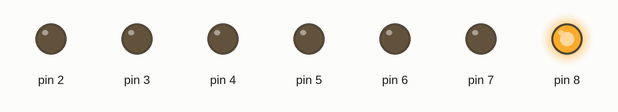
This sketch was run on a simulated Arduino Uno, built with avr-gcc and run on an emulated ATmega328P. On the bench: output pins drawn as LEDs (lit = HIGH).

Above: at 0.5 s.
At 2.5 s:
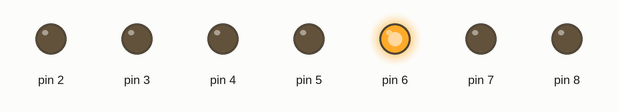
At 3.5 s:
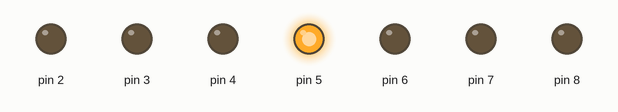
At 4.5 s:
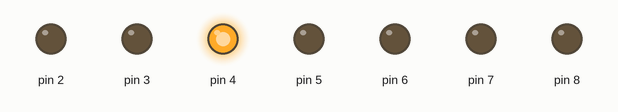
At 6.5 s:
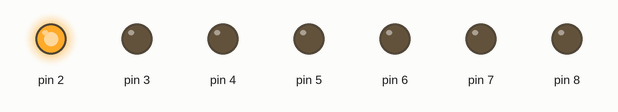
At 8.5 s:
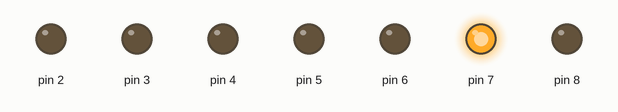
Timing chart, 0 to 9.1 s (numbered marks = the images above):
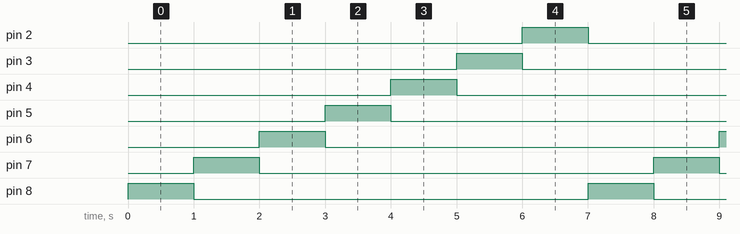

Measured:
- by itself, pin 2–8: alternates HIGH for 1.0 s and LOW for 6.0 s
- by itself, everything shown: repeats every 7.0 s, in 8 steps

The sketch:

7_segment.ino
```cpp
int seg[7];
void setup() {
  // put your setup code here, to run once:
  for (int i = 8; i >=2; i--)
  {
    seg[8-i] = i;
    pinMode(i, OUTPUT);
  }
}

void loop() {
  // put your main code here, to run repeatedly:
  for (int i = 8; i >=2; i--)
  {
    seg[8-i] = i;
    digitalWrite(i,HIGH);
    delay(1000);
    digitalWrite(i,LOW);

  }

}
```
